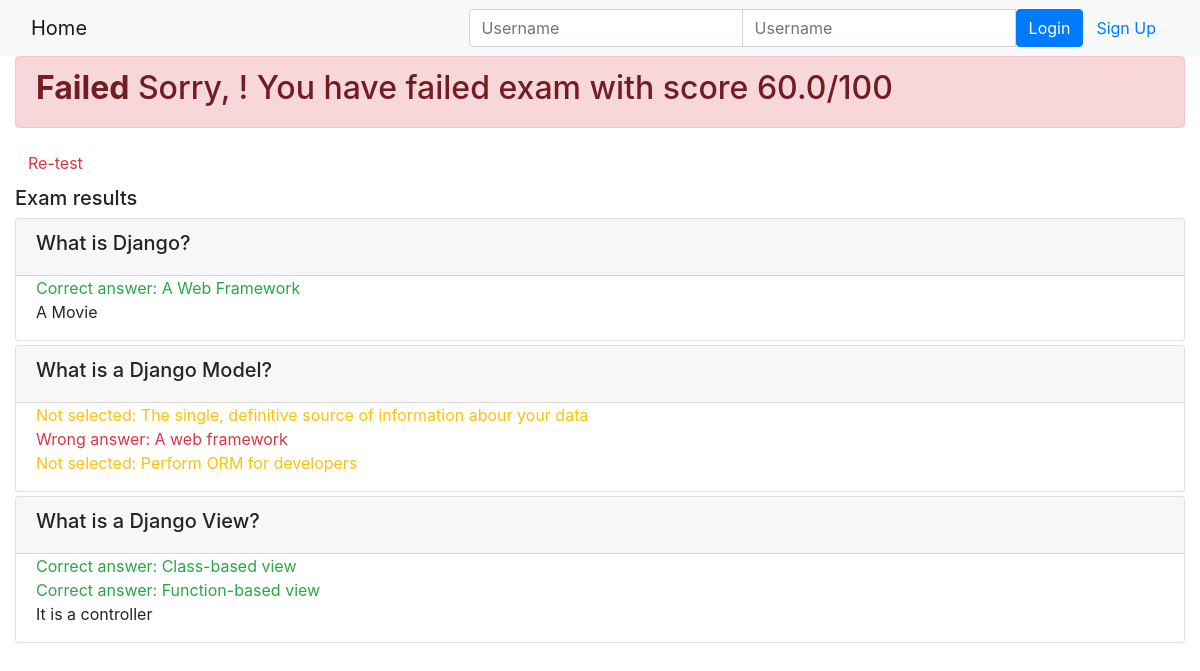
Page /onlinecourse/course/1/submission/1/result/ on the committed database.
### onlinecourse/models.py (models this page shows, shortened)
class Question(models.Model):
    lesson = models.ForeignKey(Lesson, on_delete=models.CASCADE)
    text = models.CharField(max_length=1000, default="text")
    grade = models.FloatField(default=10.0)
    courses = models.ManyToManyField(Course)

class Choice(models.Model):
    question = models.ForeignKey(Question, on_delete=models.CASCADE)
    text = models.CharField(max_length=1000, default="text")
    is_correct = models.BooleanField(default=False)

### onlinecourse/views.py (the view)
# urls.py: path('course/<int:course_id>/submission/<int:submission_id>/result/', views.show_exam_result, name='exam_result'),
def show_exam_result(request, course_id, submission_id):
    course = get_object_or_404(Course, pk=course_id)
    submission = Submission.objects.get(id=submission_id)
    selected_choices = submission.choices.all()
    context = {}
    total_score = 0.0
    for choice in selected_choices:
        if choice.is_correct:
            total_score += choice.question.grade
    context['course'] = course
    context['grade'] = total_score
    context['choices'] = selected_choices
    return render(request, 'onlinecourse/exam_result_bootstrap.html', context)

### onlinecourse/templates/onlinecourse/exam_result_bootstrap.html (shortened to what this page needs)
<!DOCTYPE html>
<html lang="en">
<head>
    {% load static %}
    <link rel="stylesheet" href="https://maxcdn.bootstrapcdn.com/bootstrap/4.5.2/css/bootstrap.min.css">
</head>
<body>
 <nav class="navbar navbar-light bg-light">
    <div class="container-fluid">
        <div class="navbar-header">
              <a class="navbar-brand" href="{% url 'onlinecourse:index' %}">Home</a>
        </div>
        <ul class="nav navbar-nav navbar-right">
            {% if user.is_authenticated %}
            <li>
                <a class="btn btn-link" href="#">{{ user.first_name }}({{ user.username }})</a>
                <a class="btn btn-link" href="{% url 'onlinecourse:logout' %}">Logout</a>
            </li>
            {% else %}
            <li>
                <form class="form-inline" action="{% url 'onlinecourse:login' %}" method="post">
                    <div class="input-group">
                        <input type="text" class="form-control" placeholder="Username" name="username" >
                        <input type="password" class="form-control" placeholder="Username" name="psw" >
                        <button class="btn btn-primary" type="submit">Login</button>
                        <a class="btn btn-link" href="{% url 'onlinecourse:registration' %}">Sign Up</a>
                    </div>
                </form>
            </li>
            {% endif %}
        </ul>
    </div>
</nav>
<div class="container-fluid">
    {% if grade > 80 %}
    <div class="alert alert-success">
       <h2><b>Congratulations, {{user.username}}!</b> You have passed the exam and completed the course with score {{grade}}/100</h2>
    </div>
    {% else %}
    <div class="alert alert-danger">
        <h2><b>Failed</b> Sorry, {{user.username}}! You have failed exam with score {{grade}}/100</h2>
    </div>
    <a class="btn btn-link text-danger" href="{% url 'onlinecourse:course_details' course.id %}">Re-test</a>
    {% endif %}
    <div class="card-columns-vertical mt-1">
    <h5 class="">Exam results</h5>
        {% for question in course.question_set.all %}
        <div class="card mt-1">
            <div class="card-header"><h5>{{ question.text }}</h5></div>
            <div class="form-group">
                {% for choice in question.choice_set.all %}
                <div class="form-check">
                    {% if choice.is_correct and choice in choices %}
                    <div class="text-success">Correct answer: {{ choice.text }}</div>
                    {% else %}{% if choice.is_correct and not choice in choices %}
                    <div class="text-warning">Not selected: {{ choice.text }}</div>
                    {% else %}{% if not choice.is_correct and choice in choices %}
                    <div class="text-danger">Wrong answer: {{ choice.text }}</div>
                    {% else %}
                    <div>{{ choice.text }}</div>
                    {% endif %}{% endif %}{% endif %}
                </div>
                {% endfor %}
            </div>
        </div>
        {% endfor %}
    </div>
</div>
</body>
</html>

### rows in the picture
Question: text "What is Django?"
Choice: text "A Web Framework"
Choice: text "A Movie"
Question: text "What is a Django Model?"
Choice: text "The single, definitive source of information abour your data"
Choice: text "A web framework"
Choice: text "Perform ORM for developers"
Question: text "What is a Django View?"
Choice: text "Class-based view"
Choice: text "Function-based view"
Choice: text "It is a controller"

### other values in the picture
{{ grade }} "60.0"
